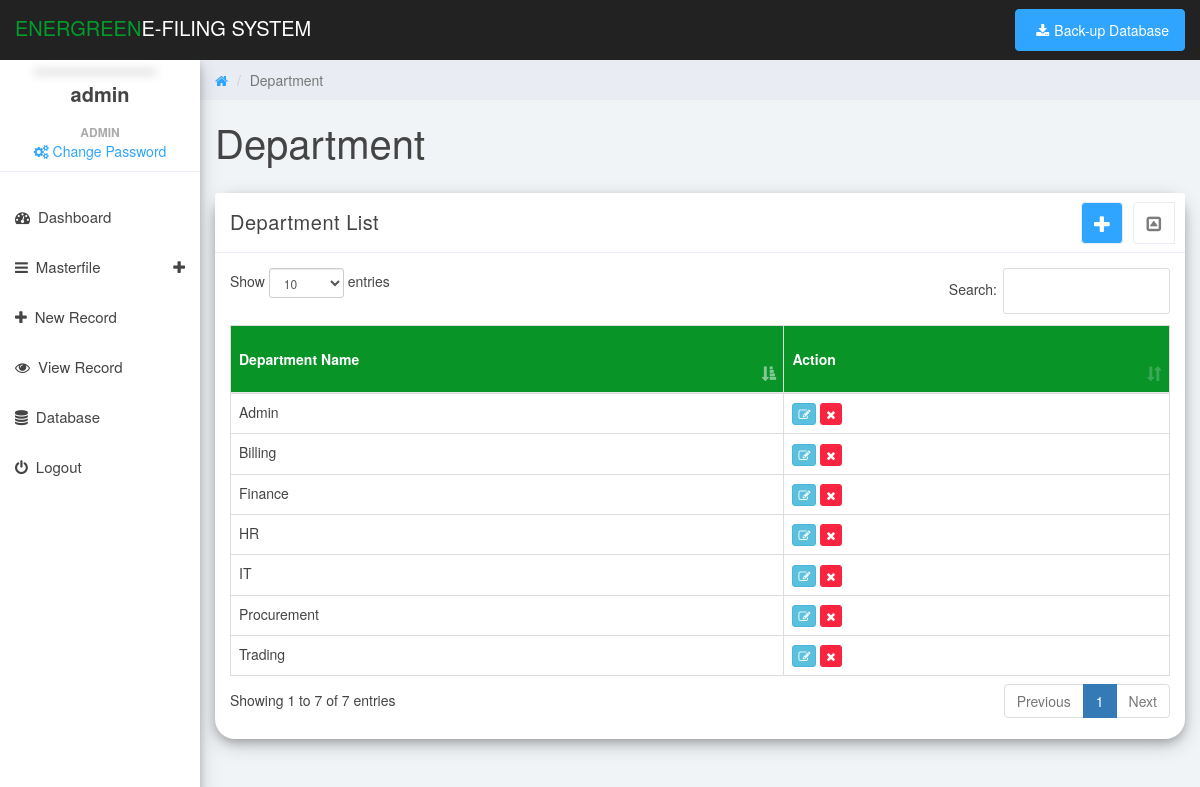
Screenshot of /department.php (signed in) with the database file from the repository.
### tables this page shows
CREATE TABLE IF NOT EXISTS `department` (
`department_id` int(11) NOT NULL,
  `department_name` varchar(100) DEFAULT NULL
);

### department.php (the view, shortened to what this page needs)
<?php include('header.php');?>
	<body>
		<div id="contents" style="display: none">
			<div class="col-sm-9 col-sm-offset-3 col-lg-10 col-lg-offset-2 main">
				<div class="row">
					<ol class="breadcrumb">
						<li><a href="#">
							<em class="fa fa-home"></em>
						</a></li>
						<li class="active">Department</li>
					</ol>
				</div>
				<div class="row">
					<div class="col-lg-12">
						<h1 class="page-header">Department</h1>
					</div>
				</div>
				<div class="row">
					<div class="col-md-12">
						<div class="panel panel-default box-shadow">
							<div class="panel-heading">
								Department List
								<span class="pull-right clickable panel-toggle panel-button-tab-left"><em class="fa fa-toggle-up"></em></span>
								<a class="pull-right  btn-primary panel-toggle" style="background:#30a5ff;color:white" data-toggle="modal" data-target="#mdl_department"><em class="fa fa-plus"></em></a>
							</div>
							<div class="panel-body">
								<div class="canvas-wrapper">
									<table class="table  table-hover table-bordered" id="tbl_department" style="width:100%">
										<thead class="th-header">
											<th>Department Name</th>
											<th>Action</th>
										</thead>
										<?php
											$sql = mysqli_query($con,"SELECT * FROM department ORDER BY department_id DESC");
											while($row = mysqli_fetch_array($sql)){
										?>
										<tr>
											<td><?php echo $row['department_name'];?></td>
											<td>
												<button name="button" class="btn btn-info btn-xs" value="update" onClick="updateDep(<?php echo $row['department_id']; ?>)"><span class="fa fa-pencil-square-o"></span></button>
												<a onclick="confirmationDelete(this);return false;" href='delete_dept.php?id=<?php echo $row['department_id']; ?>' class="btn btn-xs btn-danger  btn-fill edf" title='Delete Department' alt='Delete Department'><span class="fa fa-times"></span></a>
											</td>
										</tr>
										<?php } ?>
									</table>
								</div>
							</div>
						</div>
					</div>
				</div>
			</div>
		</div>
	</body>
</html>

### css/styles.css (style rules this page uses)
body { background: #f1f4f7; padding-top: 60px; font-size: 14px; color: #444444; font-family: "Montserrat", "Helvetica Neue", Helvetica, Arial, sans-serif; }
a, a:hover, a:focus { color: #30a5ff; }
h1, h2, h3, h4, h5, h6 { color: #444444; }
h1 { font-weight: 300; font-size: 40px; }
.btn-primary, .btn-primary:hover, .btn-primary:focus, .btn-primary:active, .btn-primary.active, .open > .dropdown-toggle.btn-primary, .btn-primary.disabled, .btn-primary[disabled], fieldset[disabled] .btn-primary, .btn-primary.disabled:hover, .btn-primary[disabled]:hover, fieldset[disabled] .btn-primary:hover, .btn-primary.disabled:focus, .btn-primary[disabled]:focus, fieldset[disabled] .btn-primary:focus, .btn-primary.disabled:active, .btn-primary[disabled]:active, fieldset[disabled] .btn-primary:active, .btn-primary.disabled.active, .btn-primary[disabled].active, fieldset[disabled] .btn-primary.active { background-color: #30a5ff; border-color: #30a5ff; }
.btn-danger, .btn-danger:hover, .btn-danger:focus, .btn-danger:active, .btn-danger.active, .open > .dropdown-toggle.btn-danger, .btn-danger.disabled, .btn-danger[disabled], fieldset[disabled] .btn-danger, .btn-danger.disabled:hover, .btn-danger[disabled]:hover, fieldset[disabled] .btn-danger:hover, .btn-danger.disabled:focus, .btn-danger[disabled]:focus, fieldset[disabled] .btn-danger:focus, .btn-danger.disabled:active, .btn-danger[disabled]:active, fieldset[disabled] .btn-danger:active, .btn-danger.disabled.active, .btn-danger[disabled].active, fieldset[disabled] .btn-danger.active { background-color: #f9243f; border-color: #f9243f; }
.panel { border: 0; }
.panel-heading .fa-toggle-up, .panel-heading .fa-toggle-down { font-size: 17px; }
.panel-heading { font-size: 20px; font-weight: 300; letter-spacing: 0.025em; height: 60px; line-height: 38px; }
.panel-default .panel-heading { background: #fff; border-bottom: 1px solid #e9ecf2; color: #444444; }
.panel-settings a, .panel-toggle { width: 40px; padding: 2px 0 0 0; }
.panel-settings, .panel-toggle { display: inline-block; margin: -1px -5px 0 15px !important; border-radius: 4px; text-align: center; border: 1px solid #e9ecf2; color: #7c7c7c; background: #fff; width: 42px; }
.clickable { cursor: pointer; }
.panel-heading span { margin: 0px; font-size: 14px; }
.panel-button-tab-left { border-top-right-radius: 0; border-bottom-right-radius: 0; }
.breadcrumb { border-radius: 0; padding: 10px 15px 10px 15px; background: #e9ecf2; margin: 0; }
h1.page-header { margin-top: 20px; border-bottom: 0; }
.table { background: #fff; }
.table > thead > tr > th { border-bottom: 1px solid #e6e7e8; vertical-align: middle; height: 50px; }

### css/main.css (style rules this page uses)
#contents { display: none; }
.box-shadow { box-shadow: 0 4px 8px 0 rgba(0, 0, 0, 0.2), 0 6px 20px 0 rgba(0, 0, 0, 0.19); }
.th-header { background: #099428; color: #fff; }
.panel-default { border-radius: 20px; }

### rows the page displays
department: department_name "Billing"
department: department_name "Trading"
department: department_name "Finance"
department: department_name "Admin"
department: department_name "HR"
department: department_name "IT"
department: department_name "Procurement"

### other values shown
$_SESSION['username'] "admin"
$_SESSION['fullname'] "ADMIN"
